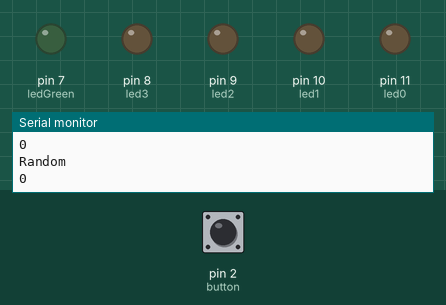
The sketch below on a simulated Arduino Uno, built with avr-gcc and run on an emulated ATmega328P. Parts: output pins drawn as LEDs (lit = HIGH), the last lines printed to the serial monitor. The test bench sets the inputs (shaded band); at power-on: pin 2 (button) HIGH. Random numbers use the default seed unless the sketch sets one.

Above: at 1.2 s.
1.3 s: pin 2 (button) pulled LOW for 0.15 s
At 1.9 s:
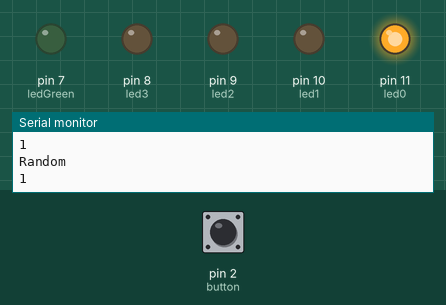
3.0 s: pin 2 (button) pulled LOW for 1 s
At 5.7 s:
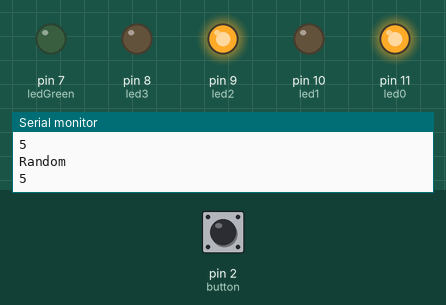
6.0 s: pin 2 (button) pulled LOW for 0.15 s
At 7.2 s:
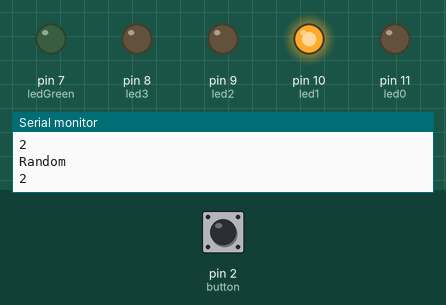
7.9 s: pin 2 (button) pulled LOW for 3.2 s
At 8.11 s:
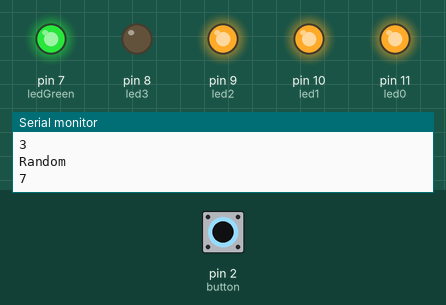
12.6 s: pin 2 (button) pulled LOW for 0.15 s
At 15.4 s:
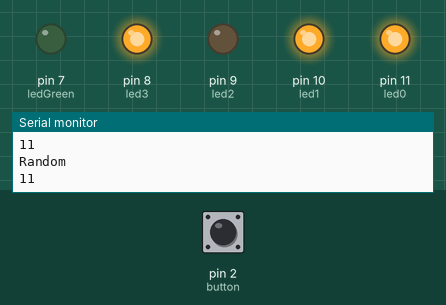
15.6 s: pin 2 (button) pulled LOW for 1 s
At 17.5 s:
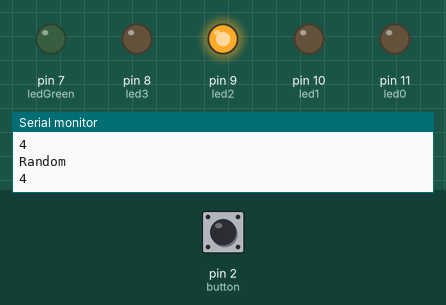
Timing chart, 0 to 19.0 s (numbered marks = the images above; inputs shaded):
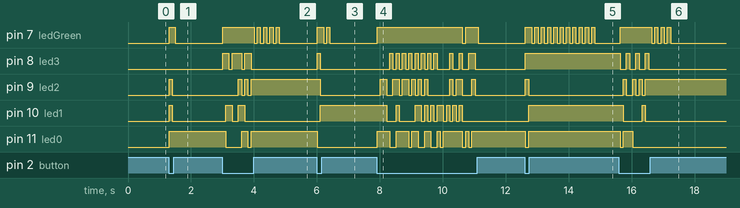

Measured:
- after the input at 1.3 s, pin 7 (ledGreen): LOW → HIGH at once, → LOW 0.20 s later; pin 9 (led2), pin 10 (led1): LOW → HIGH at once, → LOW 0.10 s later; pin 11 (led0): LOW → HIGH at once
- after the input at 3.0 s, pin 7 (ledGreen): LOW → HIGH at once, then repeats every 0.20 s: LOW 0.10 s, HIGH 0.10 s, until it stays LOW from 4.8 s; pin 8 (led3): goes HIGH 0.20 s, LOW 0.10 s, HIGH 0.30 s, LOW 0.10 s, HIGH 0.20 s, then LOW, starting at once
- after the input at 6.0 s, pin 7 (ledGreen): LOW → HIGH at once, → LOW 0.20 s later, → HIGH 0.10 s later, → LOW 0.10 s later; pin 8 (led3): LOW → HIGH at once, → LOW 0.10 s later; pin 9 (led2): HIGH → LOW after 0.11 s; pin 10 (led1): LOW → HIGH after 0.11 s; pin 11 (led0): HIGH → LOW at once
- after the input at 7.9 s, pin 7 (ledGreen): LOW → HIGH at once, → LOW 2.7 s later, → HIGH 0.10 s later, → LOW 0.40 s later; pin 8 (led3): LOW → HIGH after 0.42 s, → LOW 0.10 s later, → HIGH 0.10 s later, → LOW 0.10 s later, … (22 changes in this stretch)
- after the input at 12.6 s, pin 7 (ledGreen): LOW → HIGH at once, then repeats every 0.20 s: LOW 0.10 s, HIGH 0.10 s, until it stays LOW from 14.8 s; pin 8 (led3): LOW → HIGH at once; pin 9 (led2): LOW → HIGH at once, → LOW 0.10 s later; pin 10 (led1): LOW → HIGH after 0.13 s; pin 11 (led0): HIGH → LOW at once, → HIGH 0.10 s later
- after the input at 15.6 s, pin 7 (ledGreen): LOW → HIGH at once, then repeats every 0.20 s: LOW 0.10 s, HIGH 0.10 s, until it stays LOW from 17.2 s; pin 8 (led3): alternates HIGH for 0.10 s and LOW for 0.20 s, 7 changes in all, then stays LOW, starting at once

The sketch:

Rnd_Gen.ino
```cpp
const int led0 = 11;
const int led1 = 10;
const int led2 = 9;
const int led3 = 8;
const int ledGreen = 7;

const int button = 2;

void setup() {
  // initialize digital pin LED_BUILTIN as an output.
 Serial.begin(9600);
  pinMode(led0, OUTPUT);
  pinMode(led1, OUTPUT);
  pinMode(led2, OUTPUT);
  pinMode(led3, OUTPUT);
  pinMode(ledGreen, OUTPUT);
  pinMode(button, INPUT_PULLUP);
  setLow();
}

int rnd = 0;

int bli_cnt = 0;
boolean bli = false;

void loop() {
  if(digitalRead(button) == false){
    rnd = (int)random(16);
    bli_cnt = rnd+rnd;
    bli = false;
    digitalWrite(ledGreen,bli);
  }
  digitalWrite(led0,(rnd & 0x1));
  digitalWrite(led1,(rnd & 0x2));
  digitalWrite(led2,(rnd & 0x4));
  digitalWrite(led3,(rnd & 0x8));

  Serial.println("Random");
  Serial.println(rnd);

  if(bli_cnt > 0){
    bli_cnt--;
    bli = !bli;
    digitalWrite(ledGreen,bli);
  }

  delay(100);
}


void setLow(){
  digitalWrite(led0,false);
  digitalWrite(led1,false);
  digitalWrite(led2,false);
  digitalWrite(led3,false);
  digitalWrite(ledGreen,false);
}
```
